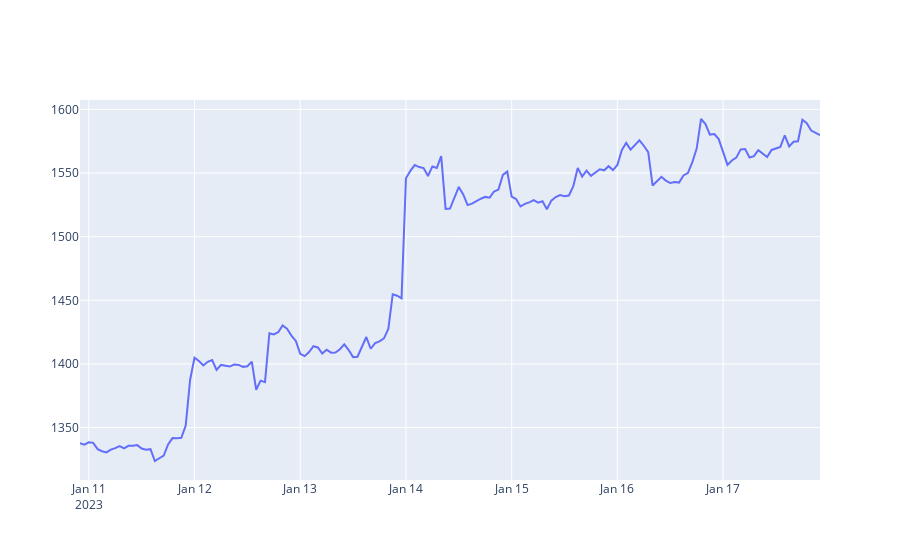
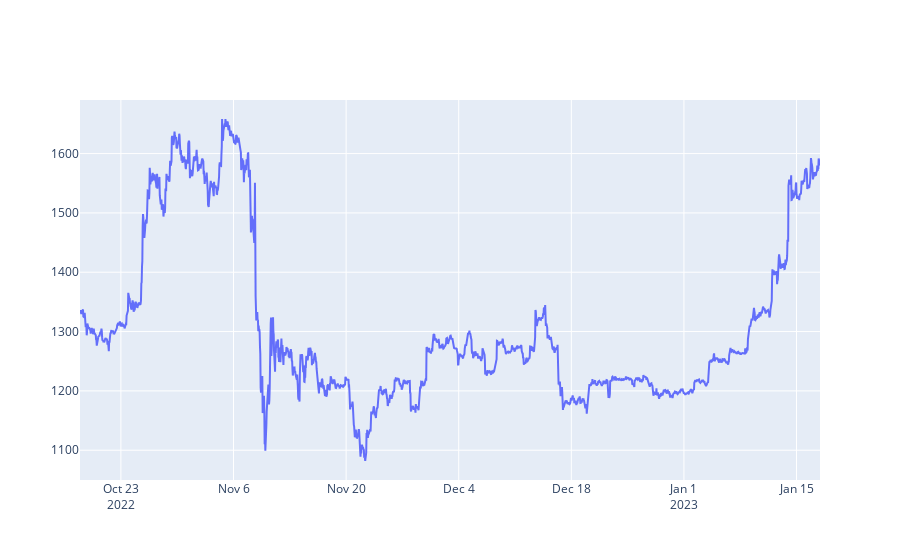

Here is the notebook cell these charts were saved with, in order:
### Code cell
from plotly.offline import init_notebook_mode, iplot
init_notebook_mode(connected=True)

def getLine(df_input):
    x = df_input.index
    y = df_input.values
    fig = go.Figure(data=go.Scatter(x = x, y = y))
    fig.show()
    
#------------------------------------------------

#( getLine(getRates('ETH-USD',  '1d',  '1h')) )
( getLine(getRates('ETH-USD',  '1wk',  '1h')) )
( getLine(getRates('ETH-USD',  '3mo',  '1h')) )
#( getLine(getRates('ETH-USD',  '3y',  '1d')) )

### Figure 1 — Plotly figure (JSON) as saved in the notebook; plotly's stock layout.template omitted (floating-point values rounded to 4 significant figures; data arrays with more than 128 entries replaced by an {"elided": "..."} marker saying what was removed)
{"data": [{"x": {"elided": "169 str values"}, "y": {"elided": "169 float values"}, "type": "scatter"}], "layout": {"xaxis": {"type": "date", "range": ["2023-01-10 22:00", "2023-01-17 22:00"], "autorange": true}, "yaxis": {"type": "linear", "range": [1309.0, 1607.0], "autorange": true}, "autosize": true}}

### Figure 2 — Plotly figure (JSON) as saved in the notebook; plotly's stock layout.template omitted (floating-point values rounded to 4 significant figures; data arrays with more than 128 entries replaced by an {"elided": "..."} marker saying what was removed)
{"data": [{"x": {"elided": "2207 str values"}, "y": {"elided": "2207 float values"}, "type": "scatter"}], "layout": {"xaxis": {"type": "date", "range": ["2022-10-17 22:00", "2023-01-17 22:00"], "autorange": true}, "yaxis": {"type": "linear", "range": [1050.0, 1690.0], "autorange": true}, "autosize": true}}
